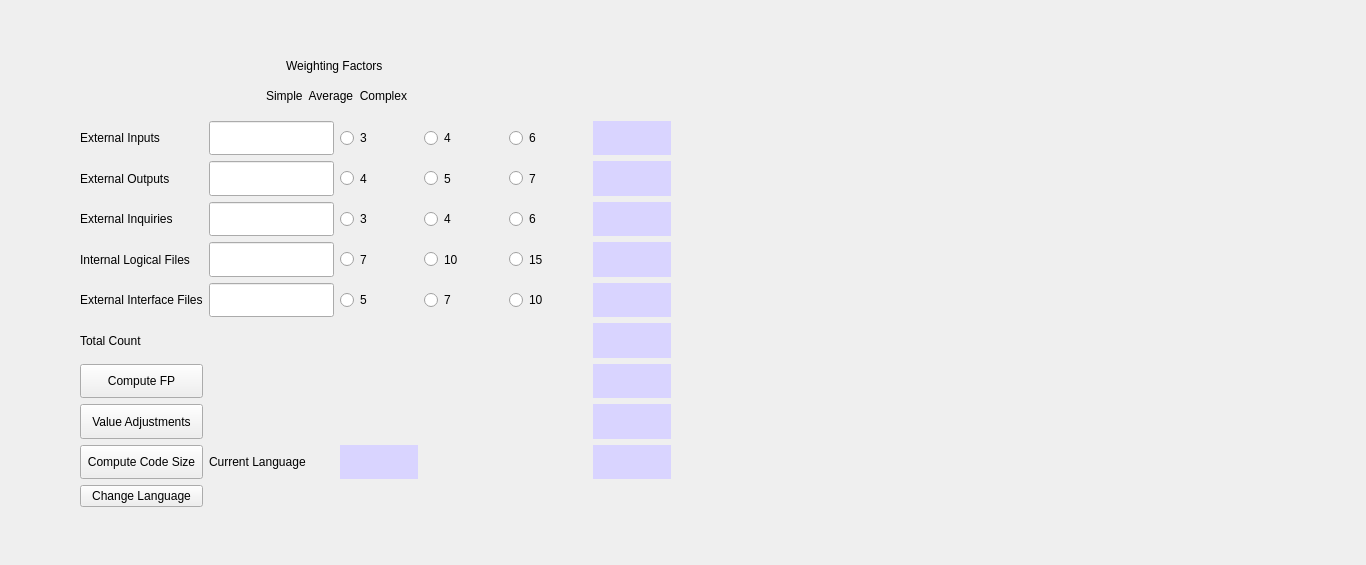
<?xml version="1.0" encoding="UTF-8"?>
<ui version="4.0">
 <class>Form</class>
 <widget class="QWidget" name="Form">
  <property name="geometry">
   <rect>
    <x>0</x>
    <y>0</y>
    <width>1366</width>
    <height>565</height>
   </rect>
  </property>
  <property name="sizePolicy">
   <sizepolicy hsizetype="Expanding" vsizetype="Expanding">
    <horstretch>0</horstretch>
    <verstretch>0</verstretch>
   </sizepolicy>
  </property>
  <property name="windowTitle">
   <string>Function Points</string>
  </property>
  <widget class="QWidget" name="layoutWidget">
   <property name="geometry">
    <rect>
     <x>80</x>
     <y>121</y>
     <width>591</width>
     <height>386</height>
    </rect>
   </property>
   <property name="sizePolicy">
    <sizepolicy hsizetype="Preferred" vsizetype="Preferred">
     <horstretch>0</horstretch>
     <verstretch>0</verstretch>
    </sizepolicy>
   </property>
   <layout class="QGridLayout" name="gridLayout">
    <item row="2" column="4">
     <widget class="QRadioButton" name="radioButton_15">
      <property name="sizePolicy">
       <sizepolicy hsizetype="Preferred" vsizetype="Preferred">
        <horstretch>0</horstretch>
        <verstretch>0</verstretch>
       </sizepolicy>
      </property>
      <property name="text">
       <string>6</string>
      </property>
      <property name="autoExclusive">
       <bool>true</bool>
      </property>
      <attribute name="buttonGroup">
       <string notr="true">buttonGroup3</string>
      </attribute>
     </widget>
    </item>
    <item row="0" column="0">
     <widget class="QLabel" name="label_3">
      <property name="sizePolicy">
       <sizepolicy hsizetype="Preferred" vsizetype="Preferred">
        <horstretch>0</horstretch>
        <verstretch>0</verstretch>
       </sizepolicy>
      </property>
      <property name="minimumSize">
       <size>
        <width>0</width>
        <height>25</height>
       </size>
      </property>
      <property name="text">
       <string>External Inputs</string>
      </property>
     </widget>
    </item>
    <item row="0" column="5">
     <widget class="QLabel" name="label_9">
      <property name="sizePolicy">
       <sizepolicy hsizetype="Preferred" vsizetype="Preferred">
        <horstretch>0</horstretch>
        <verstretch>5</verstretch>
       </sizepolicy>
      </property>
      <property name="minimumSize">
       <size>
        <width>0</width>
        <height>25</height>
       </size>
      </property>
      <property name="styleSheet">
       <string notr="true">background-color: rgb(217, 212, 255);</string>
      </property>
      <property name="text">
       <string>&lt;html&gt;&lt;head/&gt;&lt;body&gt;&lt;p align=&quot;center&quot;&gt;&lt;br/&gt;&lt;/p&gt;&lt;/body&gt;&lt;/html&gt;</string>
      </property>
     </widget>
    </item>
    <item row="1" column="3">
     <widget class="QRadioButton" name="radioButton_17">
      <property name="sizePolicy">
       <sizepolicy hsizetype="Preferred" vsizetype="Preferred">
        <horstretch>0</horstretch>
        <verstretch>0</verstretch>
       </sizepolicy>
      </property>
      <property name="text">
       <string>5</string>
      </property>
      <property name="autoExclusive">
       <bool>true</bool>
      </property>
      <attribute name="buttonGroup">
       <string notr="true">buttonGroup2</string>
      </attribute>
     </widget>
    </item>
    <item row="0" column="3">
     <widget class="QRadioButton" name="radioButton_2">
      <property name="sizePolicy">
       <sizepolicy hsizetype="Preferred" vsizetype="Preferred">
        <horstretch>0</horstretch>
        <verstretch>0</verstretch>
       </sizepolicy>
      </property>
      <property name="text">
       <string>4</string>
      </property>
      <property name="autoExclusive">
       <bool>true</bool>
      </property>
      <attribute name="buttonGroup">
       <string notr="true">buttonGroup1</string>
      </attribute>
     </widget>
    </item>
    <item row="5" column="0">
     <widget class="QLabel" name="label_4">
      <property name="sizePolicy">
       <sizepolicy hsizetype="Preferred" vsizetype="Preferred">
        <horstretch>0</horstretch>
        <verstretch>0</verstretch>
       </sizepolicy>
      </property>
      <property name="minimumSize">
       <size>
        <width>0</width>
        <height>25</height>
       </size>
      </property>
      <property name="text">
       <string>Total Count</string>
      </property>
     </widget>
    </item>
    <item row="0" column="2">
     <widget class="QRadioButton" name="radioButton">
      <property name="sizePolicy">
       <sizepolicy hsizetype="Preferred" vsizetype="Preferred">
        <horstretch>0</horstretch>
        <verstretch>0</verstretch>
       </sizepolicy>
      </property>
      <property name="text">
       <string>3</string>
      </property>
      <property name="autoExclusive">
       <bool>true</bool>
      </property>
      <attribute name="buttonGroup">
       <string notr="true">buttonGroup1</string>
      </attribute>
     </widget>
    </item>
    <item row="8" column="5">
     <widget class="QLabel" name="label_18">
      <property name="sizePolicy">
       <sizepolicy hsizetype="Preferred" vsizetype="Preferred">
        <horstretch>0</horstretch>
        <verstretch>5</verstretch>
       </sizepolicy>
      </property>
      <property name="minimumSize">
       <size>
        <width>0</width>
        <height>25</height>
       </size>
      </property>
      <property name="styleSheet">
       <string notr="true">background-color: rgb(217, 212, 255);</string>
      </property>
      <property name="text">
       <string>&lt;html&gt;&lt;head/&gt;&lt;body&gt;&lt;p align=&quot;center&quot;&gt;&lt;br/&gt;&lt;/p&gt;&lt;/body&gt;&lt;/html&gt;</string>
      </property>
     </widget>
    </item>
    <item row="1" column="1">
     <widget class="QLineEdit" name="lineEdit_11">
      <property name="sizePolicy">
       <sizepolicy hsizetype="Preferred" vsizetype="Preferred">
        <horstretch>0</horstretch>
        <verstretch>0</verstretch>
       </sizepolicy>
      </property>
      <property name="minimumSize">
       <size>
        <width>125</width>
        <height>0</height>
       </size>
      </property>
      <property name="maximumSize">
       <size>
        <width>125</width>
        <height>16777215</height>
       </size>
      </property>
     </widget>
    </item>
    <item row="6" column="0">
     <widget class="QPushButton" name="pushButton">
      <property name="sizePolicy">
       <sizepolicy hsizetype="Preferred" vsizetype="Preferred">
        <horstretch>0</horstretch>
        <verstretch>0</verstretch>
       </sizepolicy>
      </property>
      <property name="text">
       <string>Compute FP</string>
      </property>
     </widget>
    </item>
    <item row="3" column="4">
     <widget class="QRadioButton" name="radioButton_12">
      <property name="sizePolicy">
       <sizepolicy hsizetype="Preferred" vsizetype="Preferred">
        <horstretch>0</horstretch>
        <verstretch>0</verstretch>
       </sizepolicy>
      </property>
      <property name="text">
       <string>15</string>
      </property>
      <property name="autoExclusive">
       <bool>true</bool>
      </property>
      <attribute name="buttonGroup">
       <string notr="true">buttonGroup4</string>
      </attribute>
     </widget>
    </item>
    <item row="8" column="0">
     <widget class="QPushButton" name="pushButton_3">
      <property name="sizePolicy">
       <sizepolicy hsizetype="Preferred" vsizetype="Preferred">
        <horstretch>0</horstretch>
        <verstretch>0</verstretch>
       </sizepolicy>
      </property>
      <property name="text">
       <string>Compute Code Size</string>
      </property>
     </widget>
    </item>
    <item row="1" column="0">
     <widget class="QLabel" name="label_8">
      <property name="sizePolicy">
       <sizepolicy hsizetype="Preferred" vsizetype="Preferred">
        <horstretch>0</horstretch>
        <verstretch>0</verstretch>
       </sizepolicy>
      </property>
      <property name="minimumSize">
       <size>
        <width>0</width>
        <height>25</height>
       </size>
      </property>
      <property name="text">
       <string>External Outputs</string>
      </property>
     </widget>
    </item>
    <item row="1" column="2">
     <widget class="QRadioButton" name="radioButton_16">
      <property name="sizePolicy">
       <sizepolicy hsizetype="Preferred" vsizetype="Preferred">
        <horstretch>0</horstretch>
        <verstretch>0</verstretch>
       </sizepolicy>
      </property>
      <property name="text">
       <string>4</string>
      </property>
      <property name="autoExclusive">
       <bool>true</bool>
      </property>
      <attribute name="buttonGroup">
       <string notr="true">buttonGroup2</string>
      </attribute>
     </widget>
    </item>
    <item row="8" column="1">
     <widget class="QLabel" name="label_5">
      <property name="sizePolicy">
       <sizepolicy hsizetype="Preferred" vsizetype="Preferred">
        <horstretch>0</horstretch>
        <verstretch>0</verstretch>
       </sizepolicy>
      </property>
      <property name="text">
       <string>Current Language</string>
      </property>
     </widget>
    </item>
    <item row="7" column="0">
     <widget class="QPushButton" name="pushButton_2">
      <property name="sizePolicy">
       <sizepolicy hsizetype="Preferred" vsizetype="Preferred">
        <horstretch>0</horstretch>
        <verstretch>0</verstretch>
       </sizepolicy>
      </property>
      <property name="text">
       <string>Value Adjustments</string>
      </property>
     </widget>
    </item>
    <item row="7" column="5">
     <widget class="QLabel" name="label_17">
      <property name="sizePolicy">
       <sizepolicy hsizetype="Preferred" vsizetype="Preferred">
        <horstretch>0</horstretch>
        <verstretch>5</verstretch>
       </sizepolicy>
      </property>
      <property name="minimumSize">
       <size>
        <width>0</width>
        <height>25</height>
       </size>
      </property>
      <property name="styleSheet">
       <string notr="true">background-color: rgb(217, 212, 255);</string>
      </property>
      <property name="text">
       <string>&lt;html&gt;&lt;head/&gt;&lt;body&gt;&lt;p align=&quot;center&quot;&gt;&lt;br/&gt;&lt;/p&gt;&lt;/body&gt;&lt;/html&gt;</string>
      </property>
     </widget>
    </item>
    <item row="5" column="5">
     <widget class="QLabel" name="label_15">
      <property name="sizePolicy">
       <sizepolicy hsizetype="Preferred" vsizetype="Preferred">
        <horstretch>0</horstretch>
        <verstretch>5</verstretch>
       </sizepolicy>
      </property>
      <property name="minimumSize">
       <size>
        <width>0</width>
        <height>25</height>
       </size>
      </property>
      <property name="styleSheet">
       <string notr="true">background-color: rgb(217, 212, 255);</string>
      </property>
      <property name="text">
       <string>&lt;html&gt;&lt;head/&gt;&lt;body&gt;&lt;p align=&quot;center&quot;&gt;&lt;br/&gt;&lt;/p&gt;&lt;/body&gt;&lt;/html&gt;</string>
      </property>
     </widget>
    </item>
    <item row="2" column="5">
     <widget class="QLabel" name="label_12">
      <property name="sizePolicy">
       <sizepolicy hsizetype="Preferred" vsizetype="Preferred">
        <horstretch>0</horstretch>
        <verstretch>5</verstretch>
       </sizepolicy>
      </property>
      <property name="minimumSize">
       <size>
        <width>0</width>
        <height>25</height>
       </size>
      </property>
      <property name="styleSheet">
       <string notr="true">background-color: rgb(217, 212, 255);</string>
      </property>
      <property name="text">
       <string>&lt;html&gt;&lt;head/&gt;&lt;body&gt;&lt;p align=&quot;center&quot;&gt;&lt;br/&gt;&lt;/p&gt;&lt;/body&gt;&lt;/html&gt;</string>
      </property>
     </widget>
    </item>
    <item row="0" column="1">
     <widget class="QLineEdit" name="lineEdit">
      <property name="sizePolicy">
       <sizepolicy hsizetype="Preferred" vsizetype="Preferred">
        <horstretch>0</horstretch>
        <verstretch>0</verstretch>
       </sizepolicy>
      </property>
      <property name="minimumSize">
       <size>
        <width>125</width>
        <height>0</height>
       </size>
      </property>
      <property name="maximumSize">
       <size>
        <width>125</width>
        <height>16777215</height>
       </size>
      </property>
     </widget>
    </item>
    <item row="4" column="4">
     <widget class="QRadioButton" name="radioButton_24">
      <property name="sizePolicy">
       <sizepolicy hsizetype="Preferred" vsizetype="Preferred">
        <horstretch>0</horstretch>
        <verstretch>0</verstretch>
       </sizepolicy>
      </property>
      <property name="text">
       <string>10</string>
      </property>
      <property name="autoExclusive">
       <bool>true</bool>
      </property>
      <attribute name="buttonGroup">
       <string notr="true">buttonGroup5</string>
      </attribute>
     </widget>
    </item>
    <item row="4" column="5">
     <widget class="QLabel" name="label_14">
      <property name="sizePolicy">
       <sizepolicy hsizetype="Preferred" vsizetype="Preferred">
        <horstretch>0</horstretch>
        <verstretch>5</verstretch>
       </sizepolicy>
      </property>
      <property name="minimumSize">
       <size>
        <width>0</width>
        <height>25</height>
       </size>
      </property>
      <property name="styleSheet">
       <string notr="true">background-color: rgb(217, 212, 255);</string>
      </property>
      <property name="text">
       <string>&lt;html&gt;&lt;head/&gt;&lt;body&gt;&lt;p align=&quot;center&quot;&gt;&lt;br/&gt;&lt;/p&gt;&lt;/body&gt;&lt;/html&gt;</string>
      </property>
     </widget>
    </item>
    <item row="4" column="3">
     <widget class="QRadioButton" name="radioButton_23">
      <property name="sizePolicy">
       <sizepolicy hsizetype="Preferred" vsizetype="Preferred">
        <horstretch>0</horstretch>
        <verstretch>0</verstretch>
       </sizepolicy>
      </property>
      <property name="text">
       <string>7</string>
      </property>
      <property name="autoExclusive">
       <bool>true</bool>
      </property>
      <attribute name="buttonGroup">
       <string notr="true">buttonGroup5</string>
      </attribute>
     </widget>
    </item>
    <item row="0" column="4">
     <widget class="QRadioButton" name="radioButton_3">
      <property name="sizePolicy">
       <sizepolicy hsizetype="Preferred" vsizetype="Preferred">
        <horstretch>0</horstretch>
        <verstretch>0</verstretch>
       </sizepolicy>
      </property>
      <property name="text">
       <string>6</string>
      </property>
      <property name="autoExclusive">
       <bool>true</bool>
      </property>
      <attribute name="buttonGroup">
       <string notr="true">buttonGroup1</string>
      </attribute>
     </widget>
    </item>
    <item row="3" column="1">
     <widget class="QLineEdit" name="lineEdit_7">
      <property name="sizePolicy">
       <sizepolicy hsizetype="Preferred" vsizetype="Preferred">
        <horstretch>0</horstretch>
        <verstretch>0</verstretch>
       </sizepolicy>
      </property>
      <property name="minimumSize">
       <size>
        <width>125</width>
        <height>0</height>
       </size>
      </property>
      <property name="maximumSize">
       <size>
        <width>125</width>
        <height>16777215</height>
       </size>
      </property>
     </widget>
    </item>
    <item row="4" column="0">
     <widget class="QLabel" name="label_10">
      <property name="sizePolicy">
       <sizepolicy hsizetype="Preferred" vsizetype="Preferred">
        <horstretch>0</horstretch>
        <verstretch>0</verstretch>
       </sizepolicy>
      </property>
      <property name="minimumSize">
       <size>
        <width>0</width>
        <height>25</height>
       </size>
      </property>
      <property name="text">
       <string>External Interface Files</string>
      </property>
     </widget>
    </item>
    <item row="4" column="1">
     <widget class="QLineEdit" name="lineEdit_15">
      <property name="sizePolicy">
       <sizepolicy hsizetype="Preferred" vsizetype="Preferred">
        <horstretch>0</horstretch>
        <verstretch>0</verstretch>
       </sizepolicy>
      </property>
      <property name="minimumSize">
       <size>
        <width>125</width>
        <height>0</height>
       </size>
      </property>
      <property name="maximumSize">
       <size>
        <width>125</width>
        <height>16777215</height>
       </size>
      </property>
     </widget>
    </item>
    <item row="3" column="5">
     <widget class="QLabel" name="label_13">
      <property name="sizePolicy">
       <sizepolicy hsizetype="Preferred" vsizetype="Preferred">
        <horstretch>0</horstretch>
        <verstretch>5</verstretch>
       </sizepolicy>
      </property>
      <property name="minimumSize">
       <size>
        <width>0</width>
        <height>25</height>
       </size>
      </property>
      <property name="styleSheet">
       <string notr="true">background-color: rgb(217, 212, 255);</string>
      </property>
      <property name="text">
       <string>&lt;html&gt;&lt;head/&gt;&lt;body&gt;&lt;p align=&quot;center&quot;&gt;&lt;br/&gt;&lt;/p&gt;&lt;/body&gt;&lt;/html&gt;</string>
      </property>
     </widget>
    </item>
    <item row="4" column="2">
     <widget class="QRadioButton" name="radioButton_22">
      <property name="sizePolicy">
       <sizepolicy hsizetype="Preferred" vsizetype="Preferred">
        <horstretch>0</horstretch>
        <verstretch>0</verstretch>
       </sizepolicy>
      </property>
      <property name="text">
       <string>5</string>
      </property>
      <property name="autoExclusive">
       <bool>true</bool>
      </property>
      <attribute name="buttonGroup">
       <string notr="true">buttonGroup5</string>
      </attribute>
     </widget>
    </item>
    <item row="6" column="5">
     <widget class="QLabel" name="label_16">
      <property name="sizePolicy">
       <sizepolicy hsizetype="Preferred" vsizetype="Preferred">
        <horstretch>0</horstretch>
        <verstretch>5</verstretch>
       </sizepolicy>
      </property>
      <property name="minimumSize">
       <size>
        <width>0</width>
        <height>25</height>
       </size>
      </property>
      <property name="styleSheet">
       <string notr="true">background-color: rgb(217, 212, 255);</string>
      </property>
      <property name="text">
       <string>&lt;html&gt;&lt;head/&gt;&lt;body&gt;&lt;p align=&quot;center&quot;&gt;&lt;br/&gt;&lt;/p&gt;&lt;/body&gt;&lt;/html&gt;</string>
      </property>
     </widget>
    </item>
    <item row="2" column="1">
     <widget class="QLineEdit" name="lineEdit_9">
      <property name="sizePolicy">
       <sizepolicy hsizetype="Preferred" vsizetype="Preferred">
        <horstretch>0</horstretch>
        <verstretch>0</verstretch>
       </sizepolicy>
      </property>
      <property name="minimumSize">
       <size>
        <width>125</width>
        <height>0</height>
       </size>
      </property>
      <property name="maximumSize">
       <size>
        <width>125</width>
        <height>16777215</height>
       </size>
      </property>
     </widget>
    </item>
    <item row="1" column="5">
     <widget class="QLabel" name="label_11">
      <property name="sizePolicy">
       <sizepolicy hsizetype="Preferred" vsizetype="Preferred">
        <horstretch>0</horstretch>
        <verstretch>5</verstretch>
       </sizepolicy>
      </property>
      <property name="minimumSize">
       <size>
        <width>0</width>
        <height>25</height>
       </size>
      </property>
      <property name="styleSheet">
       <string notr="true">background-color: rgb(217, 212, 255);</string>
      </property>
      <property name="text">
       <string>&lt;html&gt;&lt;head/&gt;&lt;body&gt;&lt;p align=&quot;center&quot;&gt;&lt;br/&gt;&lt;/p&gt;&lt;/body&gt;&lt;/html&gt;</string>
      </property>
     </widget>
    </item>
    <item row="2" column="2">
     <widget class="QRadioButton" name="radioButton_13">
      <property name="sizePolicy">
       <sizepolicy hsizetype="Preferred" vsizetype="Preferred">
        <horstretch>0</horstretch>
        <verstretch>0</verstretch>
       </sizepolicy>
      </property>
      <property name="text">
       <string>3</string>
      </property>
      <property name="autoExclusive">
       <bool>true</bool>
      </property>
      <attribute name="buttonGroup">
       <string notr="true">buttonGroup3</string>
      </attribute>
     </widget>
    </item>
    <item row="8" column="2">
     <widget class="QLabel" name="label_19">
      <property name="sizePolicy">
       <sizepolicy hsizetype="Preferred" vsizetype="Preferred">
        <horstretch>0</horstretch>
        <verstretch>5</verstretch>
       </sizepolicy>
      </property>
      <property name="minimumSize">
       <size>
        <width>0</width>
        <height>25</height>
       </size>
      </property>
      <property name="styleSheet">
       <string notr="true">background-color: rgb(217, 212, 255);</string>
      </property>
      <property name="text">
       <string>&lt;html&gt;&lt;head/&gt;&lt;body&gt;&lt;p align=&quot;center&quot;&gt;&lt;br/&gt;&lt;/p&gt;&lt;/body&gt;&lt;/html&gt;</string>
      </property>
     </widget>
    </item>
    <item row="2" column="0">
     <widget class="QLabel" name="label_7">
      <property name="sizePolicy">
       <sizepolicy hsizetype="Preferred" vsizetype="Preferred">
        <horstretch>0</horstretch>
        <verstretch>0</verstretch>
       </sizepolicy>
      </property>
      <property name="minimumSize">
       <size>
        <width>0</width>
        <height>25</height>
       </size>
      </property>
      <property name="text">
       <string>External Inquiries</string>
      </property>
     </widget>
    </item>
    <item row="2" column="3">
     <widget class="QRadioButton" name="radioButton_14">
      <property name="sizePolicy">
       <sizepolicy hsizetype="Preferred" vsizetype="Preferred">
        <horstretch>0</horstretch>
        <verstretch>0</verstretch>
       </sizepolicy>
      </property>
      <property name="text">
       <string>4</string>
      </property>
      <property name="autoExclusive">
       <bool>true</bool>
      </property>
      <attribute name="buttonGroup">
       <string notr="true">buttonGroup3</string>
      </attribute>
     </widget>
    </item>
    <item row="3" column="2">
     <widget class="QRadioButton" name="radioButton_10">
      <property name="sizePolicy">
       <sizepolicy hsizetype="Preferred" vsizetype="Preferred">
        <horstretch>0</horstretch>
        <verstretch>0</verstretch>
       </sizepolicy>
      </property>
      <property name="text">
       <string>7</string>
      </property>
      <property name="autoExclusive">
       <bool>true</bool>
      </property>
      <attribute name="buttonGroup">
       <string notr="true">buttonGroup4</string>
      </attribute>
     </widget>
    </item>
    <item row="1" column="4">
     <widget class="QRadioButton" name="radioButton_18">
      <property name="sizePolicy">
       <sizepolicy hsizetype="Preferred" vsizetype="Preferred">
        <horstretch>0</horstretch>
        <verstretch>0</verstretch>
       </sizepolicy>
      </property>
      <property name="text">
       <string>7</string>
      </property>
      <property name="autoExclusive">
       <bool>true</bool>
      </property>
      <attribute name="buttonGroup">
       <string notr="true">buttonGroup2</string>
      </attribute>
     </widget>
    </item>
    <item row="3" column="0">
     <widget class="QLabel" name="label_6">
      <property name="sizePolicy">
       <sizepolicy hsizetype="Preferred" vsizetype="Preferred">
        <horstretch>0</horstretch>
        <verstretch>0</verstretch>
       </sizepolicy>
      </property>
      <property name="minimumSize">
       <size>
        <width>0</width>
        <height>25</height>
       </size>
      </property>
      <property name="text">
       <string>Internal Logical Files</string>
      </property>
     </widget>
    </item>
    <item row="3" column="3">
     <widget class="QRadioButton" name="radioButton_11">
      <property name="sizePolicy">
       <sizepolicy hsizetype="Preferred" vsizetype="Preferred">
        <horstretch>0</horstretch>
        <verstretch>0</verstretch>
       </sizepolicy>
      </property>
      <property name="text">
       <string>10</string>
      </property>
      <property name="autoExclusive">
       <bool>true</bool>
      </property>
      <attribute name="buttonGroup">
       <string notr="true">buttonGroup4</string>
      </attribute>
     </widget>
    </item>
    <item row="9" column="0">
     <widget class="QPushButton" name="pushButton_4">
      <property name="sizePolicy">
       <sizepolicy hsizetype="Preferred" vsizetype="Preferred">
        <horstretch>0</horstretch>
        <verstretch>0</verstretch>
       </sizepolicy>
      </property>
      <property name="text">
       <string>Change Language</string>
      </property>
     </widget>
    </item>
   </layout>
  </widget>
  <widget class="QLabel" name="label">
   <property name="geometry">
    <rect>
     <x>286</x>
     <y>50</y>
     <width>151</width>
     <height>31</height>
    </rect>
   </property>
   <property name="sizePolicy">
    <sizepolicy hsizetype="Expanding" vsizetype="Expanding">
     <horstretch>0</horstretch>
     <verstretch>0</verstretch>
    </sizepolicy>
   </property>
   <property name="styleSheet">
    <string notr="true">font: 75 14pt &quot;Cantarell&quot;;</string>
   </property>
   <property name="text">
    <string>Weighting Factors</string>
   </property>
  </widget>
  <widget class="QLabel" name="label_2">
   <property name="geometry">
    <rect>
     <x>266</x>
     <y>80</y>
     <width>221</width>
     <height>31</height>
    </rect>
   </property>
   <property name="sizePolicy">
    <sizepolicy hsizetype="Expanding" vsizetype="Expanding">
     <horstretch>0</horstretch>
     <verstretch>0</verstretch>
    </sizepolicy>
   </property>
   <property name="styleSheet">
    <string notr="true">font: 75 14pt &quot;Cantarell&quot;;</string>
   </property>
   <property name="text">
    <string>Simple  Average  Complex</string>
   </property>
  </widget>
 </widget>
 <resources/>
 <connections/>
 <buttongroups>
  <buttongroup name="buttonGroup5"/>
  <buttongroup name="buttonGroup1"/>
  <buttongroup name="buttonGroup2"/>
  <buttongroup name="buttonGroup4"/>
  <buttongroup name="buttonGroup3"/>
 </buttongroups>
</ui>
